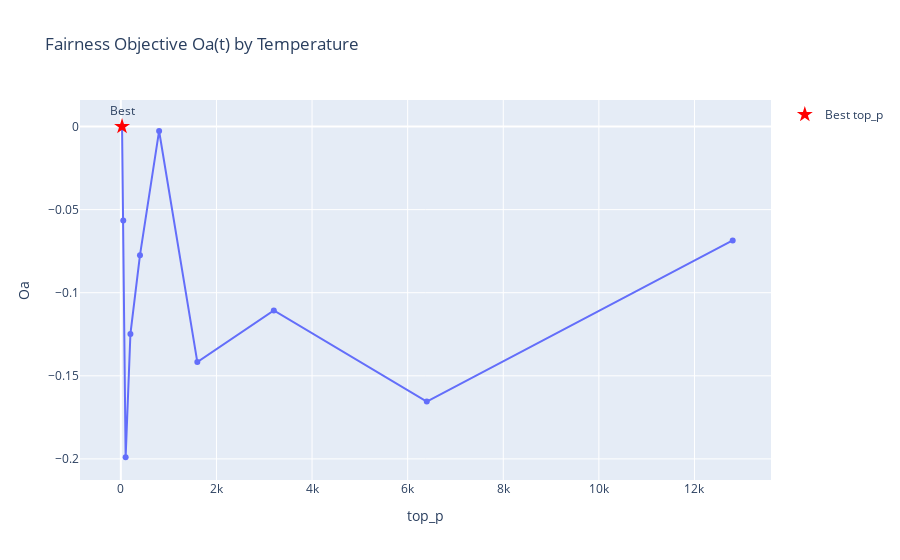

Write notebook code for a chart like this one.
### Code cell
import pandas as pd
import glob
import os
import plotly.express as px

# Path to your CSV files
data_path = "/Users/jtsiros93/Documents/llm_bench/week03/bench_max_tokens"  # change this
csv_files = glob.glob(os.path.join(data_path, "*.csv"))

results = []

for file in csv_files:
    df = pd.read_csv(file)

    # Extract temperature from filename
    fname = os.path.splitext(os.path.basename(file))[0]
    try:
        top_p = float(fname.split("_T")[-1])
    except ValueError:
        continue  # skip if top_p missing

    model = fname.split("_T")[0].replace("res_base_", "")

    mean_score = df["Normalized"].mean()

    results.append({
        "top_p": top_p,
        "model": model,
        "mean_score": mean_score
    })

# Make DataFrame
perf_data = pd.DataFrame(results)

# Group across models
summary = perf_data.groupby("top_p").agg(
    mean_M=("mean_score", "mean"),
    std_D=("mean_score", "std")
).reset_index()

# Fairness objective
a = 1.0  # adjust as needed
summary["Oa"] = summary["mean_M"] - a * summary["std_D"]

# Best op_pe
best_row = summary.loc[summary["Oa"].idxmax()]
print("Best top_p based on Oa(t):", best_row["top_p"])
print(best_row)

# --- Plotly interactive plot ---
fig = px.line(
    summary,
    x="top_p",
    y="Oa",
    title="Fairness Objective Oa(t) by Temperature",
    markers=True
)

# Highlight the best point
fig.add_scatter(
    x=[best_row["top_p"]],
    y=[best_row["Oa"]],
    mode="markers+text",
    marker=dict(color="red", size=12, symbol="star"),
    text=["Best"],
    textposition="top center",
    name="Best top_p"
)

fig.show()

### Figure 1 — Plotly figure (JSON) as saved in the notebook; plotly's stock layout.template omitted (floating-point values rounded to 4 significant figures)
{"data": [{"hovertemplate": "top_p=%{x}<br>Oa=%{y}<extra></extra>", "legendgroup": "", "line": {"color": "#636efa", "dash": "solid"}, "marker": {"symbol": "circle"}, "mode": "lines+markers", "name": "", "orientation": "v", "showlegend": false, "type": "scatter", "x": [25.0, 50.0, 100.0, 200.0, 400.0, 800.0, 1600.0, 3200.0, 6400.0, 12800.0], "xaxis": "x", "y": [0.0, -0.05659, -0.199, -0.1248, -0.07742, -0.00269, -0.1418, -0.1107, -0.1655, -0.06859], "yaxis": "y"}, {"marker": {"color": "red", "size": 12, "symbol": "star"}, "mode": "markers+text", "name": "Best top_p", "text": ["Best"], "textposition": "top center", "type": "scatter", "x": [25], "y": [0]}], "layout": {"legend": {"tracegroupgap": 0}, "title": {"text": "Fairness Objective Oa(t) by Temperature"}, "xaxis": {"anchor": "y", "domain": [0, 1], "title": {"text": "top_p"}}, "yaxis": {"anchor": "x", "domain": [0, 1], "title": {"text": "Oa"}}}}
